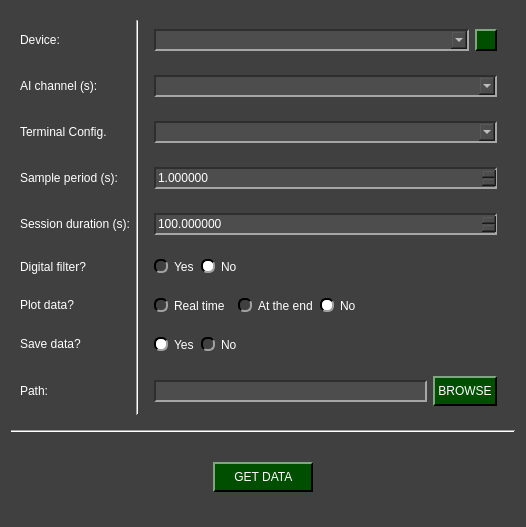
<?xml version="1.0" encoding="UTF-8"?>
<ui version="4.0">
 <class>NIDAQ_GetData_W</class>
 <widget class="QWidget" name="NIDAQ_GetData_W">
  <property name="geometry">
   <rect>
    <x>0</x>
    <y>0</y>
    <width>526</width>
    <height>527</height>
   </rect>
  </property>
  <property name="windowTitle">
   <string>Form</string>
  </property>
  <property name="styleSheet">
   <string notr="true">QComboBox QAbstractItemView {
    background-color: rgb(77, 77, 77);
}

QComboBox QAbstractItemView::item:focus{
    background-color: rgb(140, 140, 140);
}

QDoubleSpinBox{
	background-color: rgb(77, 77, 77);
	
	border-top: 1.5px solid rgb(46, 46, 46);
	border-left: 1.5px solid rgb(46, 46, 46);

	border-bottom: 1.5px solid rgb(166, 166, 166);
	border-right: 1.5px solid rgb(166, 166, 166);
}

QDoubleSpinBox::up-button{
    image: url(:/imgs/imgs/drop_up_arrow.png);
	width: 11px;

	background-color: rgb(0, 79, 0);
	border-top: 1.5px solid rgb(127, 167, 127);
	border-left: 1.5px solid rgb(127, 167, 127);

	border-bottom: 1.5px solid rgb(0, 0, 0);
	border-right: 1.5px solid rgb(0, 0, 0);
}

QDoubleSpinBox::up-button:pressed{
	border: 2px solid rgb(255, 255, 255);
}

QDoubleSpinBox::up-button:hover{
	background-color: rgb(0, 50, 0);
}

QDoubleSpinBox::down-button{
    image: url(:/imgs/imgs/drop_down_arrow.png);
	width: 11px;

	background-color: rgb(0, 79, 0);
	border-top: 1.5px solid rgb(127, 167, 127);
	border-left: 1.5px solid rgb(127, 167, 127);

	border-bottom: 1.5px solid rgb(0, 0, 0);
	border-right: 1.5px solid rgb(0, 0, 0);
}

QDoubleSpinBox::down-button:pressed{
	border: 2px solid rgb(255, 255, 255);
}

QDoubleSpinBox::down-button:hover{
	background-color: rgb(0, 50, 0);
}

QWidget#NIDAQ_GetData_W{
	background-color: rgb(64, 64, 64);
}

QWidget{
	color: rgb(255, 255, 255);
}

QComboBox{
	background-color: rgb(77, 77, 77);
	
	border-top: 1.5px solid rgb(46, 46, 46);
	border-left: 1.5px solid rgb(46, 46, 46);

	border-bottom: 1.5px solid rgb(166, 166, 166);
	border-right: 1.5px solid rgb(166, 166, 166);
}


QComboBox::drop-down{
	image: url(:/imgs/imgs/drop_down_arrow.png);
	width: 11px;

	background-color: rgb(0, 79, 0);
	border-top: 2px solid rgb(127, 167, 127);
	border-left: 2px solid rgb(127, 167, 127);

	border-bottom: 2px solid rgb(0, 0, 0);
	border-right: 2px solid rgb(0, 0, 0);
}

QComboBox::drop-down:hover{
	background-color: rgb(0, 50, 0);
}

QComboBox::drop-down:pressed{
	border: 2px solid rgb(255, 255, 255);
}

QPushButton{
	background-color: rgb(0, 79, 0);

	border-top: 1.5px solid rgb(127, 167, 127);
	border-left: 1.5px solid rgb(127, 167, 127);

	border-bottom: 1.5px solid rgb(0, 0, 0);
	border-right: 1.5px solid rgb(0, 0, 0);

	
	font: 12pt &quot;Helvetica&quot;;
	text-align:center;
}

QWidget{
	font: 12pt &quot;Helvetica&quot;;
}

QPushButton:hover{
	background-color: rgb(0, 50, 0);
}

QPushButton:pressed{
	border: 2px solid rgb(255, 255, 255);
}

QLineEdit{
	background-color: rgb(77, 77, 77);
	border-top: 1.5px solid rgb(46, 46, 46);
	border-left: 1.5px solid rgb(46, 46, 46);

	border-bottom: 1.5px solid rgb(166, 166, 166);
	border-right: 1.5px solid rgb(166, 166, 166);
}

QRadioButton::indicator{
	border-radius: 6px;
	border-top: 1.5px solid rgb(0, 0, 0);
	border-left: 1.5px solid rgb(0, 0, 0);

	border-bottom: 1.5px solid rgb(160, 160, 160);
	border-right: 1.5px solid rgb(160, 160, 160);
}

QRadioButton::indicator::checked{
	background-color: white;
}

QRadioButton::indicator::unchecked:hover{
	background-color: #9F9F9F;
}

QRadioButton::indicator::pressed{
	border: 1.5px solid #505050
}

QPushButton#reload_devices{
	image: url(:/imgs/imgs/reload.png);
	width: 11px;
	background-color: rgb(0, 79, 0);

	border-top: 1.5px solid rgb(127, 167, 127);
	border-left: 1.5px solid rgb(127, 167, 127);

	border-bottom: 1.5px solid rgb(0, 0, 0);
	border-right: 1.5px solid rgb(0, 0, 0);

	
	font: 12pt &quot;Helvetica&quot;;
	text-align:center;
}

QPushButton#reload_devices:hover{
	background-color: rgb(0, 50, 0);
}

QPushButton#reload_devices:pressed{
	border: 2px solid rgb(255, 255, 255);
}</string>
  </property>
  <layout class="QGridLayout" name="gridLayout_2">
   <item row="1" column="0">
    <widget class="Line" name="line_2">
     <property name="orientation">
      <enum>Qt::Orientation::Horizontal</enum>
     </property>
    </widget>
   </item>
   <item row="2" column="0">
    <widget class="QWidget" name="widget_11" native="true">
     <layout class="QGridLayout" name="gridLayout_8">
      <item row="0" column="0">
       <widget class="QPushButton" name="start_get_data">
        <property name="minimumSize">
         <size>
          <width>0</width>
          <height>30</height>
         </size>
        </property>
        <property name="maximumSize">
         <size>
          <width>100</width>
          <height>30</height>
         </size>
        </property>
        <property name="styleSheet">
         <string notr="true"/>
        </property>
        <property name="text">
         <string> GET DATA </string>
        </property>
       </widget>
      </item>
     </layout>
    </widget>
   </item>
   <item row="0" column="0">
    <widget class="QWidget" name="widget" native="true">
     <layout class="QGridLayout" name="gridLayout">
      <item row="0" column="1" rowspan="9">
       <widget class="Line" name="line">
        <property name="orientation">
         <enum>Qt::Orientation::Vertical</enum>
        </property>
       </widget>
      </item>
      <item row="1" column="2">
       <widget class="QWidget" name="widget_3" native="true">
        <layout class="QGridLayout" name="gridLayout_4">
         <item row="0" column="0">
          <widget class="QComboBox" name="channel_combo">
           <property name="minimumSize">
            <size>
             <width>0</width>
             <height>22</height>
            </size>
           </property>
           <property name="maximumSize">
            <size>
             <width>16777215</width>
             <height>22</height>
            </size>
           </property>
          </widget>
         </item>
        </layout>
       </widget>
      </item>
      <item row="0" column="0">
       <widget class="QLabel" name="label">
        <property name="minimumSize">
         <size>
          <width>0</width>
          <height>30</height>
         </size>
        </property>
        <property name="maximumSize">
         <size>
          <width>16777215</width>
          <height>30</height>
         </size>
        </property>
        <property name="text">
         <string>Device:</string>
        </property>
       </widget>
      </item>
      <item row="5" column="2" alignment="Qt::AlignmentFlag::AlignLeft">
       <widget class="QWidget" name="widget_10" native="true">
        <layout class="QHBoxLayout" name="horizontalLayout_4">
         <item>
          <widget class="QRadioButton" name="yes_radio">
           <property name="text">
            <string>Yes</string>
           </property>
           <property name="checked">
            <bool>false</bool>
           </property>
           <attribute name="buttonGroup">
            <string notr="true">filter_radio_group</string>
           </attribute>
          </widget>
         </item>
         <item>
          <widget class="QRadioButton" name="No_radio">
           <property name="text">
            <string>No</string>
           </property>
           <property name="checked">
            <bool>true</bool>
           </property>
           <attribute name="buttonGroup">
            <string notr="true">filter_radio_group</string>
           </attribute>
          </widget>
         </item>
        </layout>
       </widget>
      </item>
      <item row="5" column="0">
       <widget class="QLabel" name="label_9">
        <property name="text">
         <string>Digital filter?</string>
        </property>
       </widget>
      </item>
      <item row="7" column="2" alignment="Qt::AlignmentFlag::AlignLeft">
       <widget class="QWidget" name="widget_8" native="true">
        <layout class="QHBoxLayout" name="horizontalLayout_2">
         <item>
          <widget class="QRadioButton" name="yes_save_radio">
           <property name="text">
            <string>Yes</string>
           </property>
           <property name="checked">
            <bool>true</bool>
           </property>
           <attribute name="buttonGroup">
            <string notr="true">save_radio_group</string>
           </attribute>
          </widget>
         </item>
         <item>
          <widget class="QRadioButton" name="no_save_radio">
           <property name="text">
            <string>No</string>
           </property>
           <attribute name="buttonGroup">
            <string notr="true">save_radio_group</string>
           </attribute>
          </widget>
         </item>
        </layout>
       </widget>
      </item>
      <item row="4" column="2">
       <widget class="QWidget" name="widget_6" native="true">
        <layout class="QGridLayout" name="gridLayout_7">
         <item row="0" column="0">
          <widget class="QDoubleSpinBox" name="sesh_dur_in">
           <property name="minimumSize">
            <size>
             <width>0</width>
             <height>22</height>
            </size>
           </property>
           <property name="maximumSize">
            <size>
             <width>16777215</width>
             <height>22</height>
            </size>
           </property>
           <property name="decimals">
            <number>6</number>
           </property>
           <property name="maximum">
            <double>999999999999.000000000000000</double>
           </property>
           <property name="singleStep">
            <double>0.010000000000000</double>
           </property>
           <property name="stepType">
            <enum>QAbstractSpinBox::StepType::AdaptiveDecimalStepType</enum>
           </property>
           <property name="value">
            <double>100.000000000000000</double>
           </property>
          </widget>
         </item>
        </layout>
       </widget>
      </item>
      <item row="4" column="0">
       <widget class="QLabel" name="label_5">
        <property name="minimumSize">
         <size>
          <width>0</width>
          <height>30</height>
         </size>
        </property>
        <property name="maximumSize">
         <size>
          <width>16777215</width>
          <height>30</height>
         </size>
        </property>
        <property name="text">
         <string>Session duration (s):</string>
        </property>
       </widget>
      </item>
      <item row="6" column="0">
       <widget class="QLabel" name="label_6">
        <property name="minimumSize">
         <size>
          <width>0</width>
          <height>30</height>
         </size>
        </property>
        <property name="maximumSize">
         <size>
          <width>16777215</width>
          <height>30</height>
         </size>
        </property>
        <property name="text">
         <string>Plot data?</string>
        </property>
       </widget>
      </item>
      <item row="8" column="2">
       <widget class="QWidget" name="widget_9" native="true">
        <layout class="QHBoxLayout" name="horizontalLayout_3">
         <item alignment="Qt::AlignmentFlag::AlignVCenter">
          <widget class="QLineEdit" name="path_line_edit">
           <property name="minimumSize">
            <size>
             <width>0</width>
             <height>22</height>
            </size>
           </property>
           <property name="maximumSize">
            <size>
             <width>16777215</width>
             <height>22</height>
            </size>
           </property>
          </widget>
         </item>
         <item alignment="Qt::AlignmentFlag::AlignVCenter">
          <widget class="QPushButton" name="path_folder_browse">
           <property name="minimumSize">
            <size>
             <width>0</width>
             <height>30</height>
            </size>
           </property>
           <property name="maximumSize">
            <size>
             <width>16777215</width>
             <height>30</height>
            </size>
           </property>
           <property name="text">
            <string> BROWSE </string>
           </property>
          </widget>
         </item>
        </layout>
       </widget>
      </item>
      <item row="0" column="2">
       <widget class="QWidget" name="widget_2" native="true">
        <layout class="QGridLayout" name="gridLayout_3">
         <item row="0" column="0">
          <widget class="QComboBox" name="device_combo">
           <property name="minimumSize">
            <size>
             <width>0</width>
             <height>22</height>
            </size>
           </property>
           <property name="maximumSize">
            <size>
             <width>16777215</width>
             <height>22</height>
            </size>
           </property>
          </widget>
         </item>
         <item row="0" column="1">
          <widget class="QPushButton" name="reload_devices">
           <property name="minimumSize">
            <size>
             <width>22</width>
             <height>22</height>
            </size>
           </property>
           <property name="maximumSize">
            <size>
             <width>22</width>
             <height>22</height>
            </size>
           </property>
           <property name="text">
            <string/>
           </property>
          </widget>
         </item>
        </layout>
       </widget>
      </item>
      <item row="7" column="0">
       <widget class="QLabel" name="label_7">
        <property name="minimumSize">
         <size>
          <width>0</width>
          <height>30</height>
         </size>
        </property>
        <property name="maximumSize">
         <size>
          <width>16777215</width>
          <height>30</height>
         </size>
        </property>
        <property name="text">
         <string>Save data?</string>
        </property>
       </widget>
      </item>
      <item row="8" column="0" alignment="Qt::AlignmentFlag::AlignVCenter">
       <widget class="QLabel" name="label_8">
        <property name="minimumSize">
         <size>
          <width>0</width>
          <height>30</height>
         </size>
        </property>
        <property name="maximumSize">
         <size>
          <width>16777215</width>
          <height>30</height>
         </size>
        </property>
        <property name="text">
         <string>Path:</string>
        </property>
       </widget>
      </item>
      <item row="6" column="2" alignment="Qt::AlignmentFlag::AlignLeft">
       <widget class="QWidget" name="widget_7" native="true">
        <layout class="QHBoxLayout" name="horizontalLayout">
         <item>
          <widget class="QRadioButton" name="yes_rt_plot_radio">
           <property name="text">
            <string>Real time</string>
           </property>
           <property name="checked">
            <bool>false</bool>
           </property>
           <attribute name="buttonGroup">
            <string notr="true">plot_radio_group</string>
           </attribute>
          </widget>
         </item>
         <item>
          <widget class="QLabel" name="label_warning">
           <property name="toolTip">
            <string>&lt;html&gt;&lt;head/&gt;&lt;body&gt;&lt;p&gt;&lt;span style=&quot; font-size:16pt;&quot;&gt;Selecting Real Time may reduce your acquisition performance if you need to collect data at high frequencies ( sample period &amp;lt; 0.05 s). We suggest plotting at the end of the acquisition if you don't want to be affected.&lt;/span&gt;&lt;/p&gt;&lt;/body&gt;&lt;/html&gt;</string>
           </property>
           <property name="whatsThis">
            <string>&lt;html&gt;&lt;head/&gt;&lt;body&gt;&lt;p&gt;&lt;br/&gt;&lt;/p&gt;&lt;/body&gt;&lt;/html&gt;</string>
           </property>
           <property name="text">
            <string>&lt;html&gt;&lt;head/&gt;&lt;body&gt;&lt;p&gt;&lt;img src=&quot;:/imgs/imgs/Warning_logo.png&quot;/&gt;&lt;/p&gt;&lt;/body&gt;&lt;/html&gt;</string>
           </property>
          </widget>
         </item>
         <item>
          <widget class="QRadioButton" name="yes_ate_plot_radio">
           <property name="text">
            <string>At the end</string>
           </property>
           <attribute name="buttonGroup">
            <string notr="true">plot_radio_group</string>
           </attribute>
          </widget>
         </item>
         <item>
          <widget class="QRadioButton" name="no_plot_radio">
           <property name="enabled">
            <bool>true</bool>
           </property>
           <property name="autoFillBackground">
            <bool>false</bool>
           </property>
           <property name="text">
            <string>No</string>
           </property>
           <property name="checked">
            <bool>true</bool>
           </property>
           <attribute name="buttonGroup">
            <string notr="true">plot_radio_group</string>
           </attribute>
          </widget>
         </item>
        </layout>
       </widget>
      </item>
      <item row="1" column="0">
       <widget class="QLabel" name="label_2">
        <property name="minimumSize">
         <size>
          <width>0</width>
          <height>30</height>
         </size>
        </property>
        <property name="maximumSize">
         <size>
          <width>16777215</width>
          <height>30</height>
         </size>
        </property>
        <property name="text">
         <string>AI channel (s):</string>
        </property>
       </widget>
      </item>
      <item row="2" column="2">
       <widget class="QWidget" name="widget_4" native="true">
        <layout class="QGridLayout" name="gridLayout_5">
         <item row="0" column="0">
          <widget class="QComboBox" name="terminal_config_combo">
           <property name="minimumSize">
            <size>
             <width>0</width>
             <height>22</height>
            </size>
           </property>
           <property name="maximumSize">
            <size>
             <width>16777215</width>
             <height>22</height>
            </size>
           </property>
          </widget>
         </item>
        </layout>
       </widget>
      </item>
      <item row="3" column="2">
       <widget class="QWidget" name="widget_5" native="true">
        <layout class="QGridLayout" name="gridLayout_6">
         <item row="0" column="0">
          <widget class="QDoubleSpinBox" name="Ts_in">
           <property name="minimumSize">
            <size>
             <width>0</width>
             <height>22</height>
            </size>
           </property>
           <property name="maximumSize">
            <size>
             <width>16777215</width>
             <height>22</height>
            </size>
           </property>
           <property name="decimals">
            <number>6</number>
           </property>
           <property name="maximum">
            <double>999999999999.000000000000000</double>
           </property>
           <property name="singleStep">
            <double>0.010000000000000</double>
           </property>
           <property name="stepType">
            <enum>QAbstractSpinBox::StepType::AdaptiveDecimalStepType</enum>
           </property>
           <property name="value">
            <double>1.000000000000000</double>
           </property>
          </widget>
         </item>
        </layout>
       </widget>
      </item>
      <item row="2" column="0">
       <widget class="QLabel" name="label_3">
        <property name="minimumSize">
         <size>
          <width>0</width>
          <height>30</height>
         </size>
        </property>
        <property name="maximumSize">
         <size>
          <width>16777215</width>
          <height>30</height>
         </size>
        </property>
        <property name="text">
         <string>Terminal Config.</string>
        </property>
       </widget>
      </item>
      <item row="3" column="0">
       <widget class="QLabel" name="label_4">
        <property name="minimumSize">
         <size>
          <width>0</width>
          <height>30</height>
         </size>
        </property>
        <property name="maximumSize">
         <size>
          <width>16777215</width>
          <height>30</height>
         </size>
        </property>
        <property name="text">
         <string>Sample period (s):</string>
        </property>
       </widget>
      </item>
     </layout>
    </widget>
   </item>
  </layout>
 </widget>
 <resources>
  <include location="resources_1.qrc"/>
 </resources>
 <connections/>
 <buttongroups>
  <buttongroup name="save_radio_group"/>
  <buttongroup name="plot_radio_group"/>
  <buttongroup name="filter_radio_group"/>
 </buttongroups>
</ui>
